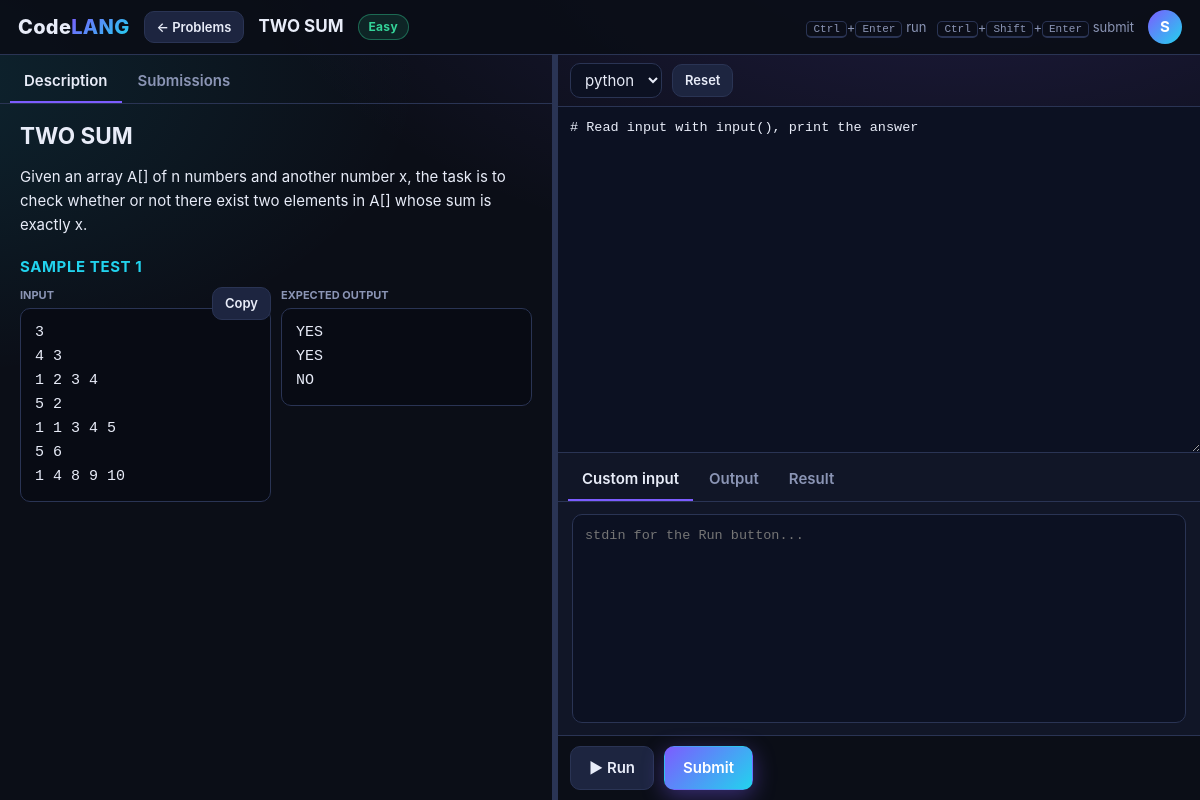
The app's page /home/problem/id=1/ (signed in) with its own data.
### home/models.py (models this page shows, shortened)
class problem(models.Model):
    Name=models.CharField(max_length=400)
    level=models.CharField(max_length=50)
    desc=models.CharField(max_length=1000)
    examples=models.TextField(null=True,blank=True)
    input_constraints=models.TextField(null=True,blank=True)
    output_constraints=models.TextField(null=True,blank=True)
    constraint=models.TextField(null=True,blank=True)
    output_const=models.TextField(null=True,blank=True)

class TestCase(models.Model):
    problem = models.ForeignKey(problem, on_delete=models.CASCADE, related_name="test_cases")
    input_data = models.TextField(blank=True)
    expected_output = models.TextField(blank=True)
    is_sample = models.BooleanField(
        default=False, help_text="Sample cases show input/expected/actual output to the user.")
    order = models.PositiveIntegerField(default=0)
    class Meta:
        ordering = ["order", "id"]

### home/views.py (the view, shortened to what this page needs)
# urls.py: path('problem/id=<int:id>/', problem_details, name="problem-details"),
@login_required
def problem_details(request, id):
    detail = get_object_or_404(problem, id=id)
    detail.level_class = (detail.level or "").strip().lower()
    context = {
        "detail": detail,
        "sample_cases": detail.test_cases.filter(is_sample=True),
        "languages": judge.LANGUAGES,
        "history": Submission.objects.filter(user=request.user, problem=detail)[:10],
    }
    return render(request, "detail.html", context)

### home/templates/detail.html (shortened to what this page needs)
{% extends "base.html" %}
{% block body_class %}ws-body{% endblock %}
{% block nav %}
<header class="ws-top">
  <a class="brand" href="/">Code<span>LANG</span></a>
  <a class="btn sm" href="{% url 'home-start' %}">&larr; Problems</a>
  <h1>{{ detail.Name }}</h1>
  <span class="badge {{ detail.level_class }}">{{ detail.level|title }}</span>
  <span class="muted" style="font-size:13px"><span class="kbd">Ctrl</span>+<span class="kbd">Enter</span> run &nbsp; <span class="kbd">Ctrl</span>+<span class="kbd">Shift</span>+<span class="kbd">Enter</span> submit</span>
  <div class="avatar">{{ user.username|slice:":1" }}</div>
</header>
{% endblock %}
{% block content %}
<div class="ws" id="ws">
  <section class="pane">
    <div class="tabs" data-group="left">
      <button class="tab on" data-tab="desc">Description</button>
      <button class="tab" data-tab="subs">Submissions</button>
    </div>
    <div class="tab-body prose" id="left-desc">
      <h2>{{ detail.Name }}</h2>
      <p>{{ detail.desc }}</p>
      {% for c in sample_cases %}
      <h3>Sample test {{ forloop.counter }}</h3>
      <div class="example">
        <div class="box"><b>Input</b><button class="btn sm copy" data-copy="s{{ forloop.counter }}-in">Copy</button><pre id="s{{ forloop.counter }}-in">{{ c.input_data }}</pre></div>
        <div class="box"><b>Expected output</b><pre>{{ c.expected_output }}</pre></div>
      </div>
      {% endfor %}
    </div>
  </section>
  <div class="divider" id="divider"></div>
  <section class="pane">
    <form id="form" method="post" style="display:contents">
      <div class="editor-bar">
        <select name="language" id="language">
          {% for lang in languages %}<option value="{{ lang }}" {% if sub.language == lang %}selected{% endif %}>{{ lang }}</option>{% endfor %}
        </select>
        <button type="button" class="btn sm" id="reset">Reset</button>
      </div>
      <textarea name="code" id="code-fallback" spellcheck="false" placeholder="Write your code here...">{{ sub.code }}</textarea>
      <div class="console">
        <div class="tabs" data-group="console">
          <button type="button" class="tab on" data-tab="input">Custom input</button>
          <button type="button" class="tab" data-tab="output">Output</button>
          <button type="button" class="tab" data-tab="result">Result</button>
        </div>
        <div class="tab-body" id="console-input"><textarea name="input" id="stdin" placeholder="stdin for the Run button...">{{ sub.input_data }}</textarea></div>
      </div>
      <div class="actions">
        <button type="button" class="btn" id="run">&#9654; Run</button>
        <button type="button" class="btn primary" id="submit">Submit</button>
      </div>
    </form>
  </section>
</div>
{% endblock %}

### records on screen
problem: Name "TWO SUM", level "Easy", desc "Given an array A[] of n numbers and another number x, the task is to check whether or not there exist two elements in A[] whose sum is exactly x."
TestCase: input_data "3 4 3 1 2 3 4 5 2 1 1 3 4 5 5 6 1 4 8 9 10", expected_output "YES YES NO"

### other values on screen
{{ user.username|slice:":1" }} "S"
form field language "python"
